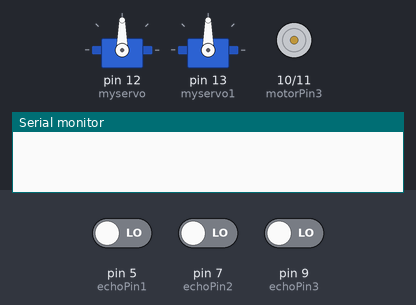
The sketch below on a simulated Arduino Uno, built with avr-gcc and run on an emulated ATmega328P. On the bench: 2 × servo, motor-driver pin pairs drawn as motors (green arrow = first pin HIGH = forward, orange = second pin HIGH = backward, longer = more drive), the last lines printed to the serial monitor. The test bench sets the inputs (shaded band); at power-on: pin 5 (echoPin1) LOW, pin 7 (echoPin2) LOW, pin 9 (echoPin3) LOW. The modem accepts every AT command (registered, SIM ready, sends succeed) and sends nothing else.

Above: at 0.2 s.
At 8.4 s:
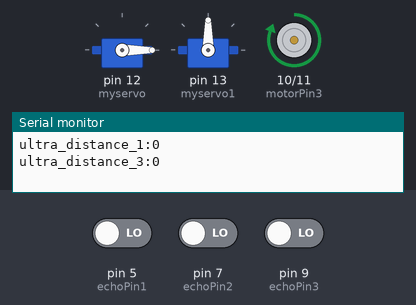
At 10.4 s:
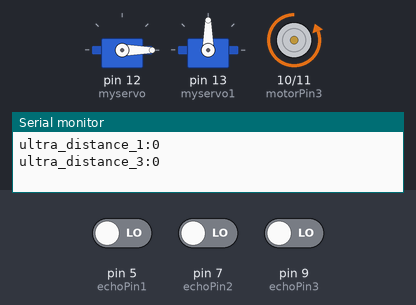
At 16.4 s:
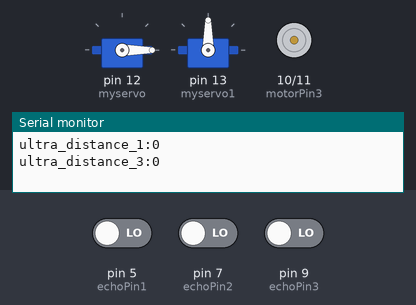
At 23.9 s:
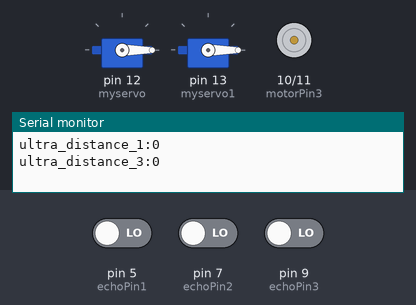
At 37.3 s:
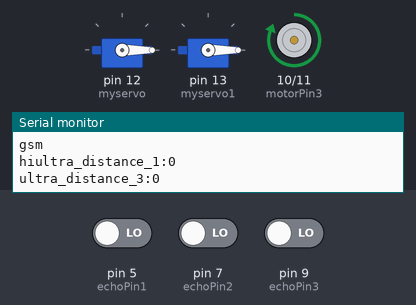
Timing chart, 0 to 40.0 s (numbered marks = the images above):
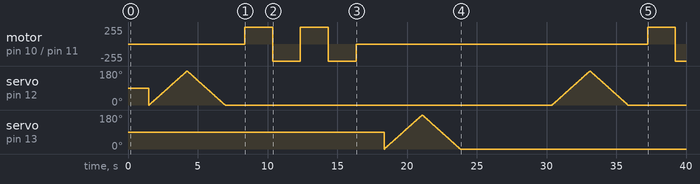

Measured:
- by itself, motor on pin 10 (motorPin3) / pin 11 (motorPin4): stopped → forward 255/255 at 8.4 s, → backward 255/255 2.0 s later, → forward 255/255 2.0 s later, → backward 255/255 2.0 s later, … (7 changes in this stretch)

The sketch:

smart_bin.ino
```cpp
#include <Servo.h>
#include <SoftwareSerial.h>
void SendMessage();
SoftwareSerial mySerial(2,3);
char msg;

Servo myservo;
int pos = 0;
Servo myservo1;
int pos1 = 0;
int flag=0;


const int trigPin1 = 4; // ultra 2
const int echoPin1 = 5;

const int trigPin2 = 6; //ultra 3
const int echoPin2 = 7;

const int trigPin3 = 8; //ultra 3
const int echoPin3 = 9;

const int motorPin3  = 10; // Pin  7 of L293
const int motorPin4  = 11;  // Pin  2 of L293
void setup() {
  mySerial.begin(9600);   // Setting the baud rate of GSM Module
  Serial.begin(9600);    // Setting the baud rate of Serial Monitor (Arduino)
  delay(100);
  // put your setup code here, to run once:


  pinMode(trigPin1, OUTPUT); // Sets the trigPin as an Output
  pinMode(echoPin1, INPUT); // Sets the echoPin as an Input
  Serial.begin(9600); // Starts the serial communication

   pinMode(trigPin2, OUTPUT); // Sets the trigPin as an Output
   pinMode(echoPin2, INPUT); // Sets the echoPin as an Input
   Serial.begin(9600); // Starts the serial communication

   pinMode(trigPin3, OUTPUT); // Sets the trigPin as an Output
   pinMode(echoPin3, INPUT); // Sets the echoPin as an Input
   Serial.begin(9600); // Starts the serial communication
    myservo.attach(12);
    myservo1.attach(13);
    pinMode(motorPin3, OUTPUT);
    pinMode(motorPin4, OUTPUT);
}

void loop()
  {
          int duration1, distance1;   //ultr2

           digitalWrite(trigPin1, HIGH);
            delay(200);
            digitalWrite(trigPin1, HIGH);
            delay(200);
            digitalWrite(trigPin1, LOW);
            duration1 = pulseIn(echoPin1, HIGH);
            distance1 = (duration1 / 2) / 29.1;
            Serial.print("ultra_distance_1:");
            Serial.println(distance1);
            if(distance1<20)
              {
                for (pos = 0; pos <= 180; pos += 1)
                { // goes from 0 degrees to 180 degrees
                // in steps of 1 degree
                myservo.write(pos);              // tell servo to go to position in variable 'pos'
                delay(15);                       // waits 15ms for the servo to reach the position
                }
              for (pos = 180; pos >= 0; pos -= 1)
                { // goes from 180 degrees to 0 degrees
                myservo.write(pos);              // tell servo to go to position in variable 'pos'
                delay(15);                       // waits 15ms for the servo to reach the position
                }
              }


            int duration2, distance2;   //ultr2
            digitalWrite(trigPin2, HIGH);
            delay(200);
            digitalWrite(trigPin2, HIGH);
            delay(200);
            digitalWrite(trigPin2, LOW);
            duration2 = pulseIn(echoPin2, HIGH);
            distance2 = (duration2 / 2) / 29.1;
            Serial.print("ultra_distance_3:");
            Serial.println(distance2);

            if(distance2<20)
              {
              digitalWrite(motorPin3, HIGH);
              digitalWrite(motorPin4, LOW);
              delay(2000);
              digitalWrite(motorPin3, LOW);
              digitalWrite(motorPin4, HIGH);
              delay(2000);
              digitalWrite(motorPin3, HIGH);
              digitalWrite(motorPin4, LOW);
              delay(2000);
              digitalWrite(motorPin3, LOW);
              digitalWrite(motorPin4, HIGH);
              delay(2000);
              digitalWrite(motorPin3, LOW);
              digitalWrite(motorPin4, LOW);
              delay(2000);


                for (pos1 = 0; pos1 <= 180; pos1 += 1)
                { // goes from 0 degrees to 180 degrees
                // in steps of 1 degree
                myservo1.write(pos1);              // tell servo to go to position in variable 'pos'
                delay(15);                       // waits 15ms for the servo to reach the position
                }
              for (pos1 = 180; pos1 >= 0; pos1 -= 1)
                { // goes from 180 degrees to 0 degrees
                myservo1.write(pos1);              // tell servo to go to position in variable 'pos'
                delay(15);                       // waits 15ms for the servo to reach the position
                }
              }

              int duration3, distance3;   //ultr1
              digitalWrite(trigPin3, HIGH);
              delay(500);
              digitalWrite(trigPin3, HIGH);
              delay(500);
              digitalWrite(trigPin3, LOW);
              // Measure the pulse input in echo pin
              duration3 = pulseIn(echoPin3, HIGH);
              // Distance is half the duration divided by 29.1
              distance3 = (duration3 / 2) / 29.1;
              Serial.print("ultra_distance_4:");
              Serial.println(distance3);

              if(distance3<20 && flag==0)
              {   Serial.println("gsm");
                  SendMessage();
                  flag=1;
              }
   }


void SendMessage()

{
  Serial.print("hi");
  mySerial.println("AT+CMGF=1");    //Sets the GSM Module in Text Mode
  delay(1000);  // Delay of 1000 milli seconds or 1 second
  mySerial.println("AT+CMGS=\"+6383578516\"\r"); // Replace x with mobile number
  delay(1000);
  mySerial.println("I am SMS from SMART BIN");// The SMS text you want to send
  delay(100);
  mySerial.println((char)26);// ASCII code of CTRL+Z
  delay(1000);
 // Serial.write(mySerial.read());

}
```
